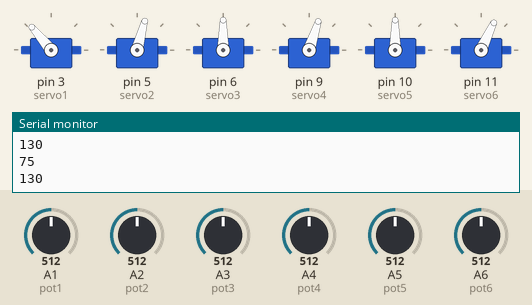
Simulated run of this sketch. Board: Arduino Nano, built with avr-gcc and run on an emulated ATmega328P. Parts: 6 × servo, the last lines printed to the serial monitor. The inputs (shaded band) are chosen by the test bench; at power-on: A1 (pot1) = 512, A2 (pot2) = 512, A3 (pot3) = 512, A4 (pot4) = 512, A5 (pot5) = 512, A6 (pot6) = 512.

Above: at 1.2 s.
1.3 s: A1 (pot1) set to 716
At 1.7 s:
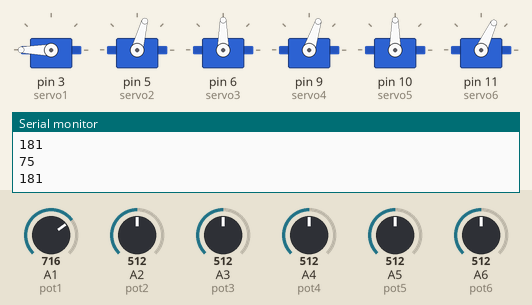
2.8 s: A2 (pot2) set to 716
At 4.0 s:
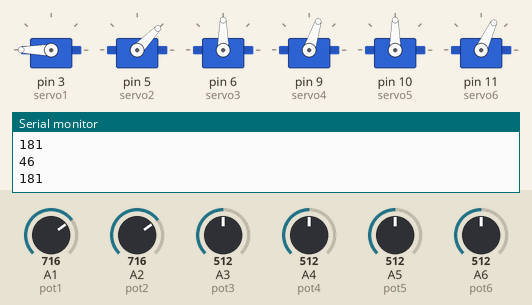
4.3 s: A3 (pot3) set to 716
At 5.0 s:
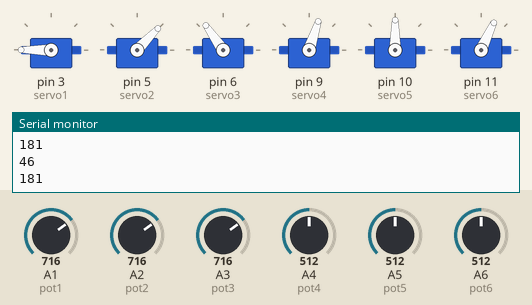
5.8 s: A4 (pot4) set to 716
At 6.1 s:
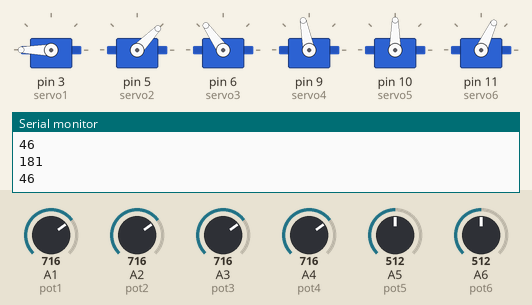
7.3 s: A5 (pot5) set to 716
At 8.3 s:
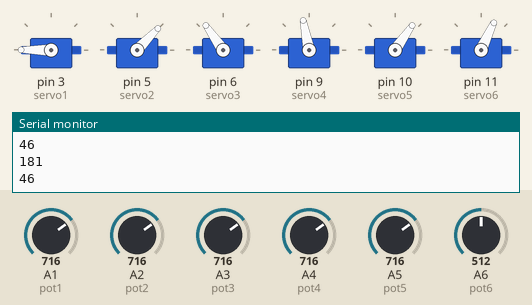
8.8 s: A6 (pot6) set to 716
At 9.7 s:
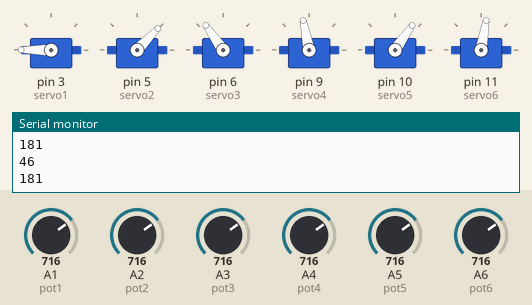
Timing chart, 0 to 11.3 s (numbered marks = the images above; inputs shaded):
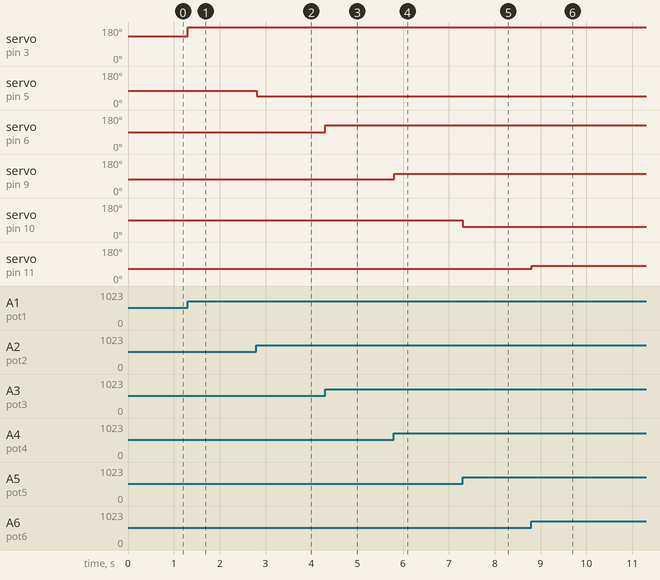

The sketch:

robot1.0__pre_pwmboard_.ino
```cpp
//add servo library
#include <Servo.h>

//define our servos
Servo servo1;
Servo servo2;
Servo servo3;
Servo servo4;
Servo servo5;
Servo servo6;

//define our potentiometers
int pot1 = A1;
int pot2 = A2;
int pot3 = A3;
int pot4 = A4;
int pot5 = A5;
int pot6 = A6;


//variable to read the values from the analog pin (potentiometers)
int valPot1;
int valPot2;
int valPot3;
int valPot4;
int valPot5;
int valPot6;

void setup()
{
  //attaches our servos on pins PWM 3-5-6-9 to the servos
  servo1.attach(3);// base turn
  servo1.write(-10);  //define servo1 start position

  servo2.attach(5);// base tilt
  servo2.write(-10); //define servo2 start position

  servo3.attach(6);//elbow bend
  servo3.write(90); //define servo3 start position

  servo4.attach(9);// wrist bend
  servo4.write(70); //define servo4 start position

  servo5.attach(10);// claw turn
  servo5.write(70); //define servo4 start position

  servo6.attach(11);// claw grab
  servo6.write(70); //define servo4 start position

  Serial.begin(9600);
}

void loop()
{
  //reads the value of potentiometers (value between 0 and 1023)

  valPot1 = analogRead(pot1);
  valPot1 = map (valPot1, 0, 1023, 0, 260); //scale it to use it with the servo (value between 0 and 180)
  servo1.write(valPot1); //set the servo position according to the scaled value
  Serial.println(valPot1);


  valPot2 = analogRead(pot2);
  valPot2 = map (valPot2, 0, 1023, 150, 0);
  servo2.write(valPot2);
  Serial.println(valPot2);

  valPot3 = analogRead(pot3);
  valPot3 = map (valPot3, 0, 1023, 0, 180);
  servo3.write(valPot3);

  valPot4 = analogRead(pot4);
  valPot4 = map (valPot4, 0, 1023, 0, 145);
  servo4.write(valPot4);

  valPot5 = analogRead(pot5);
  valPot5 = map (valPot5, 0, 1023, 180, 0);
  servo5.write(valPot5);

  valPot6 = analogRead(pot6);
  valPot6 = map (valPot6, 0, 1023, 25, 105);
  servo6.write(valPot6);

}
```

Measured:
- after the input at 1.3 s, servo on pin 3 (servo1): 130° → 180° at once
- after the input at 2.8 s, servo on pin 5 (servo2): 75° → 46° at once
- after the input at 4.3 s, servo on pin 6 (servo3): 90° → 125° at once
- after the input at 5.8 s, servo on pin 9 (servo4): 72° → 101° at once
- after the input at 7.3 s, servo on pin 10 (servo5): 90° → 55° at once
- after the input at 8.8 s, servo on pin 11 (servo6): 65° → 80° at once
